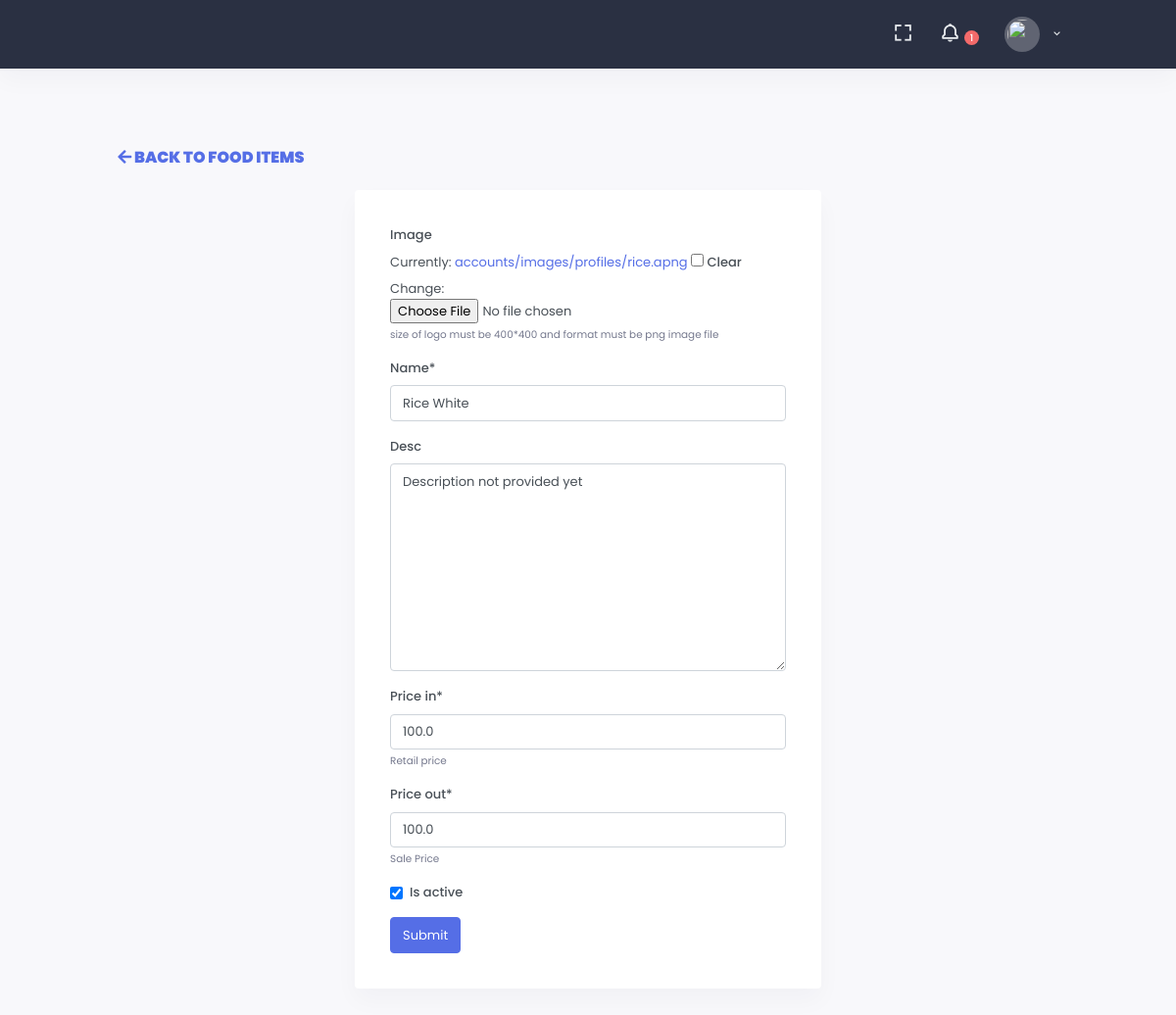
Screenshot of /admins/product/update/8/ with the database file from the repository.
### src/admins/models.py (models this page shows, shortened)
class Product(models.Model):
    name = models.CharField(max_length=255)
    desc = models.TextField(null=True, blank=True, default='Description not provided yet')
    image = ResizedImageField(
        upload_to='accounts/images/profiles/', null=True, blank=True, size=[350, 350], quality=75, force_format='PNG',
        help_text='size of logo must be 400*400 and format must be png image file', crop=['middle', 'center']
    )
    price_in = models.FloatField(default=1, help_text="Retail price")
    price_out = models.FloatField(default=1, help_text="Sale Price")
    total_quantity_sold = models.PositiveIntegerField(default=0, blank=True)
    total_sales_amount = models.PositiveIntegerField(default=0, blank=True)
    is_active = models.BooleanField(default=True)
    created_on = models.DateTimeField(auto_now_add=True)
    class Meta:
        ordering = ('-total_quantity_sold',)

### src/admins/views.py (the view)
# urls.py: path('admins/product/update/<int:pk>/', views.ProductUpdateView.as_view(), name='admins_product_update'),
class ProductUpdateView(UpdateView):
    model = Product
    fields = ['image', 'name', 'desc', 'price_in', 'price_out', 'is_active']

### src/admins/templates/admins/product_form.html (shortened to what this page needs)
{% extends 'core/base.html' %}
{% load static %}
{% load crispy_forms_tags %}
{% block page_heading %}
    <p class="mb-0 pl-2">
        <a href="{% url 'admins_product_list' %}">
            <b>
                <i class="fa fa-arrow-left"></i> Back To Food Items
            </b>
        </a>
    </p>
{% endblock %}
{% block content %}
    <div class="row justify-content-center">
        <div class="col-6">
            <div class="card p-3 rounded">
                <div class="card-body">
                    <form method="post" enctype="multipart/form-data">
                        {{ form|crispy }}
                        <button class="btn btn-primary" type="submit">Submit</button>
                    </form>
                </div>
            </div>
        </div>
    </div>
{% endblock %}

### rows the page displays
Product: name "Rice White", desc "Description not provided yet", price_in "100.0", price_out "100.0", is_active "☑"
